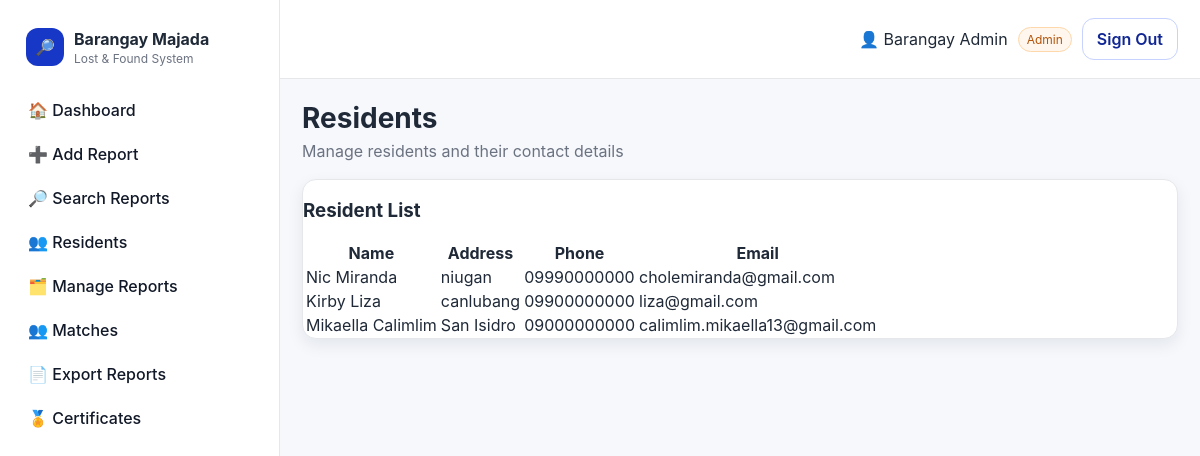
Page /residents.php (signed in) on the committed database.
### tables this page shows
CREATE TABLE `residents` (
  `id` int(11) NOT NULL,
  `full_name` varchar(150) NOT NULL,
  `address` varchar(255) DEFAULT NULL,
  `contact_number` varchar(20) DEFAULT NULL,
  `email` varchar(150) DEFAULT NULL,
  `created_at` timestamp NOT NULL DEFAULT current_timestamp()
);

### residents.php (the view, shortened to what this page needs)
<?php
require_once 'db.php';
$residents = $pdo->query("SELECT * FROM residents ORDER BY created_at DESC")->fetchAll(PDO::FETCH_ASSOC);
?>
<!DOCTYPE html>
<html lang="en">
<head>
  <link href="style.css" rel="stylesheet">
</head>
<body>
<div class="app">
  <?php include 'sidebar.php'; ?>
  <main class="main">
    <?php include 'topbar.php'; ?>
    <div class="content">
      <h2 class="hi">Residents</h2>
      <p class="subtle">Manage residents and their contact details</p>
      <div class="section">
        <h3>Resident List</h3>
        <?php if (empty($residents)): ?>
          <div class="empty">No residents found</div>
        <?php else: ?>
          <table class="table">
            <tr>
              <th>Name</th>
              <th>Address</th>
              <th>Phone</th>
              <th>Email</th>
            </tr>
            <?php foreach ($residents as $r): ?>
              <tr>
                <td><?= htmlspecialchars($r['full_name']) ?></td>
                <td><?= htmlspecialchars($r['address']) ?></td>
                <td><?= htmlspecialchars($r['contact_number']) ?></td>
                <td><?= htmlspecialchars($r['email']) ?></td>
              </tr>
            <?php endforeach; ?>
          </table>
        <?php endif; ?>
      </div>
    </div>
  </main>
</div>
</body>
</html>

### sidebar.php
<?php
$role = $_SESSION['role'] ?? 'guest';
?>
<aside class="sidebar">
  <div class="brand">
    <div class="logo">🔎</div>
    <div>
      <div class="name">Barangay Majada</div>
      <small class="sub">Lost &amp; Found System</small>
    </div>
  </div>
  <nav class="nav">
    <?php if ($role === 'admin'): ?>
      <a href="dashboard.php">🏠 Dashboard</a>
      <a href="add_report.php">➕ Add Report</a>
      <a href="search.php">🔎 Search Reports</a>
      <a href="residents.php">👥 Residents</a>
      <a href="manage.php">🗂️ Manage Reports</a>
      <a href="matches.php">👥 Matches</a>
      <a href="exports.php">📄 Export Reports</a>
      <a href="certificates.php">🏅 Certificates</a>
    <?php elseif ($role === 'resident'): ?>
      <a href="dashboard.php">🏠 Dashboard</a>
      <a href="add_report.php">➕ Add Report</a>
      <a href="search.php">🔎 Search Reports</a>
    <?php else: ?>
      <a href="search.php">🔎 Search Reports</a>
    <?php endif; ?>
  </nav>
</aside>

### topbar.php (shortened to what this page needs)
<?php
$u = $_SESSION['username'] ?? 'User';
$role = $_SESSION['role'] ?? 'guest';
?>
<div class="topbar">
  <div class="user-badge">
    <span>👤 <?= htmlspecialchars($u) ?></span>
    <span class="badge"><?= ucfirst($role) ?></span>
    <a class="btn" href="logout.php">Sign Out</a>
  </div>
</div>

### style.css (style rules this page uses)
:root { --brand:#1737C7; --brand-ink:#102694; --ink:#1f2937; --muted:#6b7280; --surface:#f3f4f6; --card:#ffffff; --ring:#e5e7eb; --success:#22c55e; --warning:#f59e0b; --info:#6366f1; --accent:#a855f7; --shadow:0 6px 16px rgba(16,24,40,.08); --radius:14px; }
* { box-sizing:border-box }
html,body { height:100% }
body { margin:0;background:#f8fafc;color:var(--ink); font-family: Inter,system-ui,-apple-system,Segoe UI,Roboto,Arial,sans-serif; }
.app { display:grid;grid-template-columns:280px 1fr;min-height:100vh; }
.sidebar { background:#ffffff;border-right:1px solid var(--ring);padding:18px 14px; }
.brand { display:flex;gap:10px;align-items:center;padding:10px 12px;margin-bottom:10px }
.brand .logo { width:38px;height:38px;border-radius:12px;background:var(--brand);display:grid;place-items:center;color:#fff;font-weight:700; }
.brand .name { font-weight:700 }
.brand .sub { display:block;font-size:12px;color:var(--muted);margin-top:2px }
.nav { margin-top:12px }
.nav a { display:flex;align-items:center;gap:12px; padding:12px 14px;border-radius:12px;color:#111827;text-decoration:none; font-weight:500 }
.main { background:#f6f8fc; min-height:100vh; }
.topbar { display:flex;align-items:center;justify-content:space-between; padding:18px 22px;border-bottom:1px solid var(--ring);background:#fff; position:sticky;top:0;z-index:10; }
.user-badge { display:flex;align-items:center;gap:10px }
.badge { font-size:12px;background:#fff7ed;border:1px solid #fed7aa;color:#b45309; padding:4px 8px;border-radius:999px }
.btn { padding:10px 14px;border-radius:12px;border:1px solid #c7d2fe;background:#fff; color:var(--brand-ink);font-weight:600;text-decoration:none }
.content { padding:22px }
.hi { font-size:28px;margin:0 0 6px }
.subtle { color:var(--muted);margin:0 0 16px }
.section { background:#fff;border:1px solid var(--ring);border-radius:var(--radius);box-shadow:var(--shadow);margin:18px 0 }

### rows in the picture
residents: full_name "Nic Miranda", address "niugan", contact_number "09990000000", email "cholemiranda@gmail.com"
residents: full_name "Kirby Liza", address "canlubang", contact_number "09900000000", email "liza@gmail.com"
residents: full_name "Mikaella Calimlim", address "San Isidro", contact_number "09000000000", email "calimlim.mikaella13@gmail.com"

### other values in the picture
$u "Barangay Admin"
$role "Admin"
